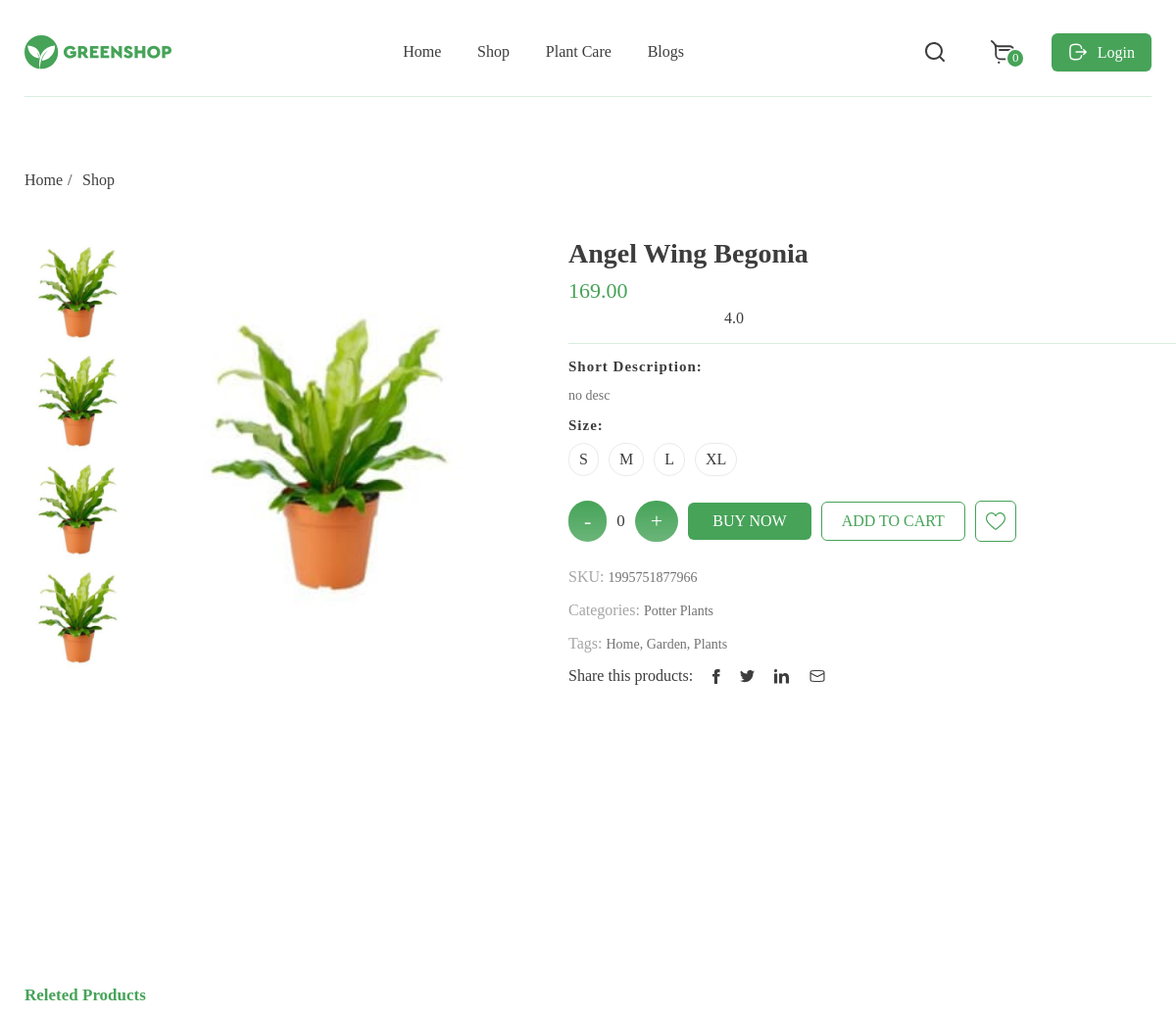
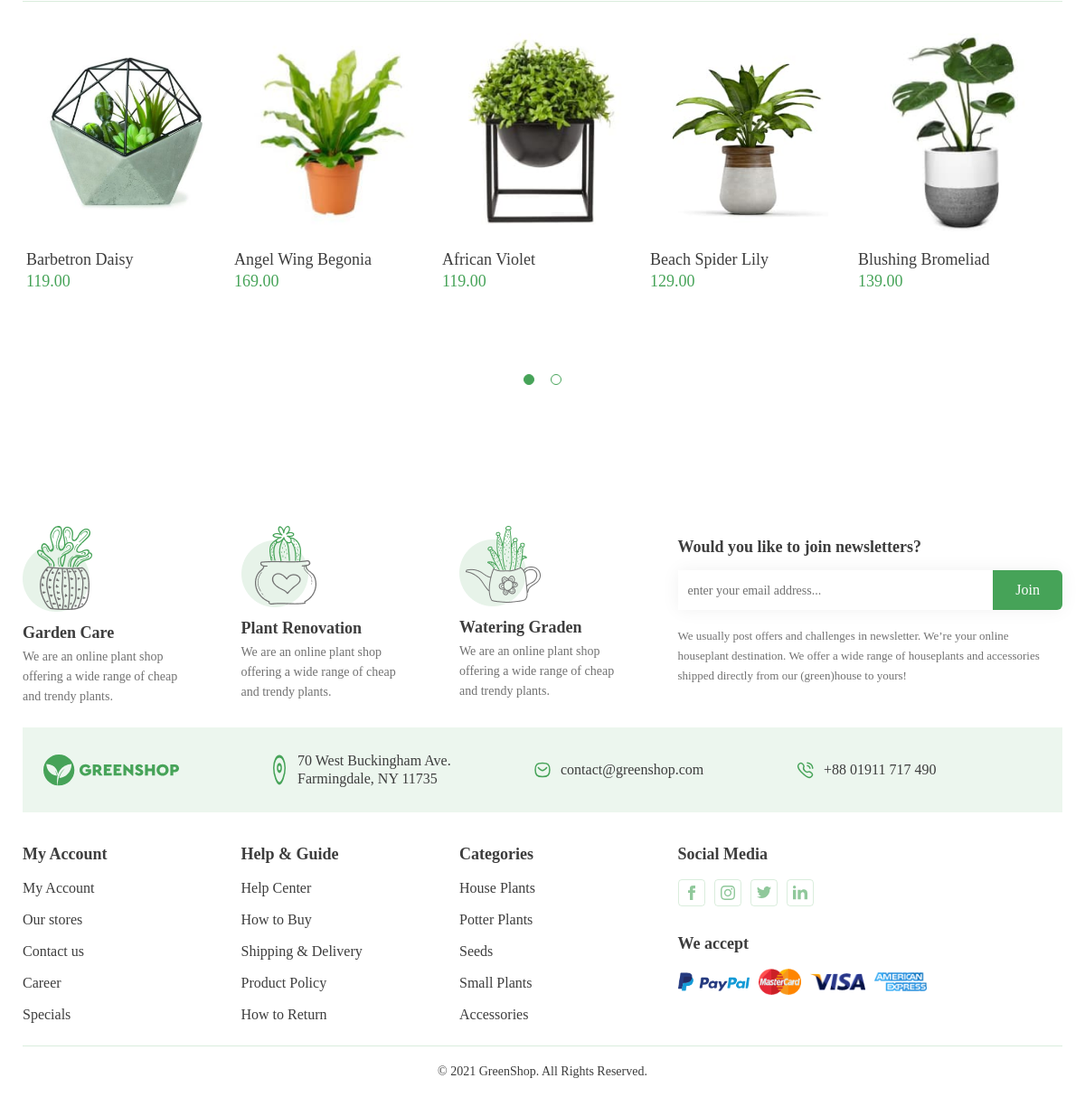
The page /Angel_Wing_Begonia/ on the database its author committed (2 pictures, top to bottom).
### store/models.py (models this page shows)
class Flowers(models.Model):
    title = models.TextField("Название", max_length=250, blank=True)
    price = models.CharField("Цена", max_length=50, blank=True)
    img = models.ImageField("Изоброжения", upload_to="flowers/")
    description = models.TextField("Описание", max_length=500, blank=True)
    url = models.SlugField(max_length=130, unique=True)
    category = models.ForeignKey(
        Category, verbose_name="Категория", on_delete=models.SET_NULL, null=True
    )
    class Meta:
        verbose_name = 'Растения'
        verbose_name_plural = 'Растения'

### store/views.py (the view, shortened to what this page needs)
# urls.py: path("<slug:slug>/", views.FlowersDetailView.as_view(), name='store_detail'),
class FlowersDetailView(View):
    def get(self, requset, slug):
        flowersget = Flowers.objects.get(url=slug)
        flowersall = Flowers.objects.all()
        return render(requset, "store/store_detail.html", {"flowers": flowersall,
        "flowersget": flowersget })

### templates/store/store_detail.html (shortened to what this page needs)
{% extends 'base.html' %}
{% load static  %}
{% block content %}
<section class="product-view">
    <div class="container">
        <div class="product-view__inner">
            <div class="breadcrumbs">
                <ul class="breadcrumbs__list">
                    <li class="breadcrumbs__list-item">
                        <a href="{% url 'home' %}">Home</a>
                    </li>
                    <li class="breadcrumbs__list-item">
                        <a href="#">Shop</a>
                    </li>
                </ul>
            </div>
            <div class="product-view__wrapper">
                <div class="product-view__img">
                    <div class="product-view__vertical-bar">
                        <a href="#">
                            <img src="{{ flowersget.img.url }}" alt="" class="product-view__img-mini">
                        </a>
                        <a href="#">
                            <img src="{{ flowersget.img.url }}" alt="" class="product-view__img-mini">
                        </a>
                        <a href="#">
                            <img src="{{ flowersget.img.url }}" alt="" class="product-view__img-mini">
                        </a>
                        <a href="#">
                            <img src="{{ flowersget.img.url }}" alt="" class="product-view__img-mini">
                        </a>
                    </div>
                    <img src="{{ flowersget.img.url }}" alt="" class="product-view__img-main">
                </div>
                <div class="product-view__info">
                    <div class="product-view__info-main">
                        <h2 class="product-view__title">{{ flowersget.title }}</h2>
                        <p class="product-view__price">{{ flowersget.price }}</p>
                        <form action="{% url 'add_rating' %}" method="post" name="rating">
                            <span class="rating">
                            </span>
                            <span class="editContent">4.0</span>
                        </form>
                    </div>
                    <div class="product-view__info-description">
                        <h3 class="product-view__info-title">Short Description:</h3>
                        <p class="product-view__text">
                           {{ flowersget.description }}
                        </p>
                        <h3 class="product-view__info-title">Size:</h3>
                        <ul class="product-view__list size-list">
                            <li class="product-view__item">
                                <a href="#" class="product-view__link">S</a>
                            </li>
                            <li class="product-view__item">
                                <a href="#" class="product-view__link">M</a>
                            </li>
                            <li class="product-view__item">
                                <a href="#" class="product-view__link">L</a>
                            </li>
                            <li class="product-view__item">
                                <a href="#" class="product-view__link">XL</a>
                            </li>
                        </ul>
                        <div class="product-view__buy">
                            <div href="" class="product-view__add-minus">
                                <button class="js-clear-btn">-</button>
                            </div>
                            <div class="product-view__counter"></div>
                            <div href="" class="product-view__add-minus">
                                <button class="js-inc-btn">+</button>
                            </div>
                            <a href="#" class="product-view__buy-button button">Buy NOW</a>
                            <a href="#" class="product-view__buy-button button-invert">Add to cart</a>
                            <a href="#" class="product-view__buy-button button-invert icon-button">
                                <img src="{% static 'images/greenHeart.svg' %}" alt="">
                            </a>
                        </div>
                        <div class="product-view__characteristics">
                            <p class="product-view__characteristics-text">
                                SKU: <span class="product-view__text">1995751877966</span>
                            </p>
                            <p class="product-view__characteristics-text">
                                Categories: <span class="product-view__text">Potter Plants</span>
                            </p>
                            <p class="product-view__characteristics-text">
                                Tags: <span class="product-view__text">Home, Garden, Plants</span>
                            </p>
                        </div>
                        <ul class="product-view__list social-list">
                            <li class="product-view__item">
                               <p class="product-view__titile">Share this products:</p>
                            </li>
                            <li class="product-view__item">
                                <a href="#" class="product-view__link"><img src="{% static 'images/FacebookDark.svg' %}" alt=""></a>
                            </li>
                            <li class="product-view__item">
                                <a href="#" class="product-view__link"><img src="{% static 'images/TwitterDark.svg' %}" alt=""></a>
                            </li>
                            <li class="product-view__item">
                                <a href="#" class="product-view__link"><img src="{% static 'images/LinkedinDark.svg' %}" alt=""></a>
                            </li>
                            <li class="product-view__item">
                                <a href="#" class="product-view__link"><img src="{% static 'images/MessageMail.svg' %}" alt=""></a>
                            </li>
                        </ul>
                    </div>
                </div>
            </div>
        </div>
    </div>
</section>
<section class="recomended-product">
    <div class="container">
        <div class="recomended-product__inner">
            <h3 class="recomended-product__title">Releted Products</h3>
            <div class="recomended-product__wrapper">
                {% for flower in flowers %}
                <div class="product-item">
                    <a href="{% url 'store_detail' flower.url %}" class="product-item__img-wrapper">
                        <img src="{{ flower.img.url }}" alt="Plant" class="product-item__img">
                    </a>
                    <div class="product-item__text">
                        <a href="{%  url 'product' %}" class="product-item__text-wrapper">
                            <p class="product-item__title">{{ flower.title }}</p>
                            <p class="product-item__price">
                                {{ flower.price }}
                            </p>
                        </a>
                    </div>
                </div>
                {% endfor %}
            </div>
        </div>
    </div>
</section>
{% endblock content %}

### rows shown on the page
Flowers: img (picture), title "Angel Wing Begonia", price "169.00", description "no desc"
Flowers: img (picture), title "Barbetron Daisy", price "119.00"
Flowers: img (picture), title "African Violet", price "119.00"
Flowers: img (picture), title "Beach Spider Lily", price "129.00"
Flowers: img (picture), title "Blushing Bromeliad", price "139.00"
